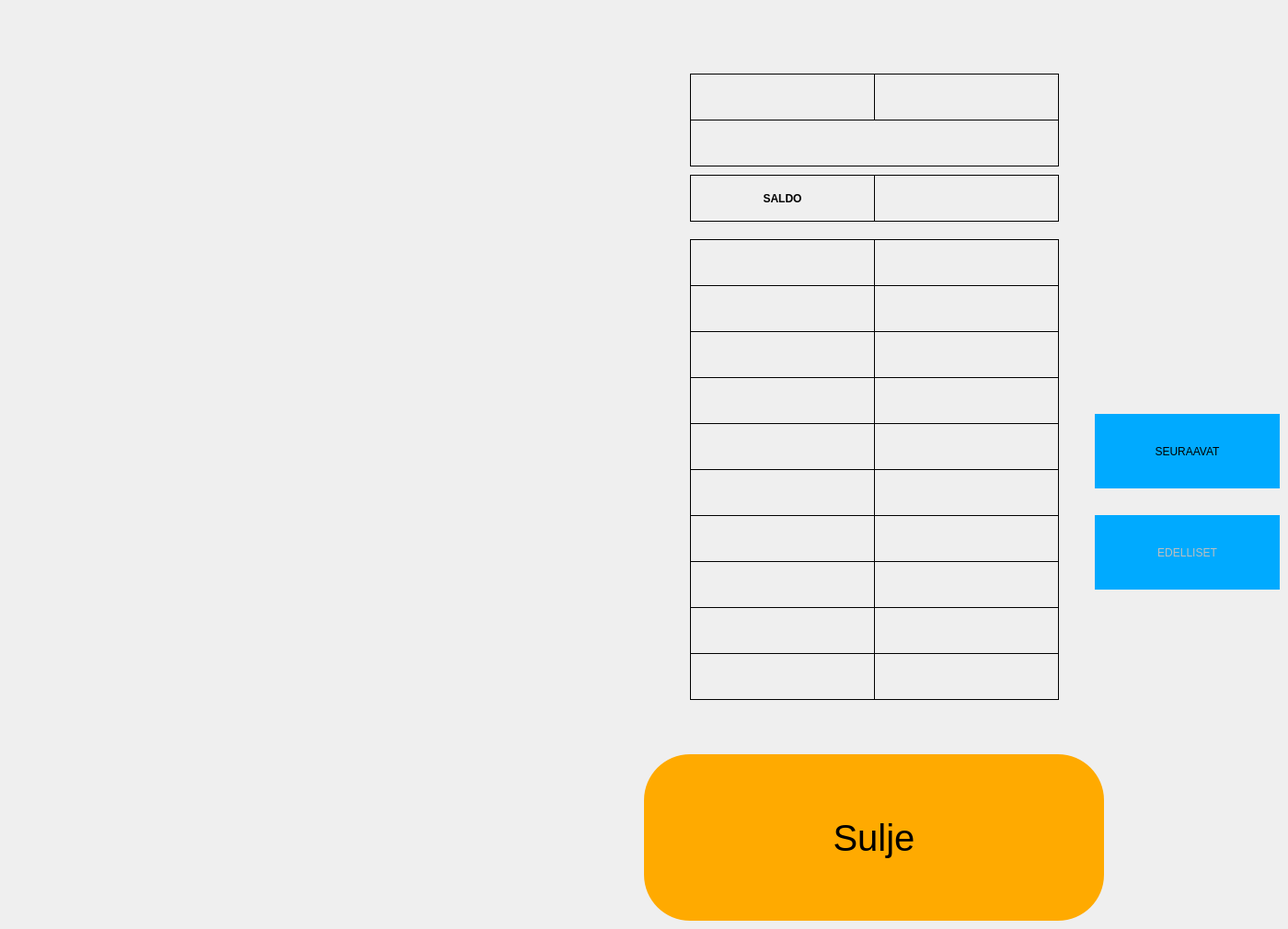
      <widget class="QWidget" name="page_3">
       <widget class="QPushButton" name="pushButtonBack_3">
        <property name="geometry">
         <rect>
          <x>700</x>
          <y>820</y>
          <width>500</width>
          <height>181</height>
         </rect>
        </property>
        <property name="font">
         <font>
          <pointsize>30</pointsize>
         </font>
        </property>
        <property name="styleSheet">
         <string notr="true">background-color:rgb(255, 170, 0);
border-radius: 50px;</string>
        </property>
        <property name="text">
         <string>Sulje</string>
        </property>
       </widget>
       <widget class="QLabel" name="label_omistajanEtunimi">
        <property name="geometry">
         <rect>
          <x>750</x>
          <y>80</y>
          <width>201</width>
          <height>51</height>
         </rect>
        </property>
        <property name="font">
         <font>
          <weight>75</weight>
          <bold>true</bold>
         </font>
        </property>
        <property name="frameShape">
         <enum>QFrame::Box</enum>
        </property>
        <property name="text">
         <string/>
        </property>
       </widget>
       <widget class="QLabel" name="label_omistajanSukunimi">
        <property name="geometry">
         <rect>
          <x>950</x>
          <y>80</y>
          <width>201</width>
          <height>51</height>
         </rect>
        </property>
        <property name="font">
         <font>
          <weight>75</weight>
          <bold>true</bold>
         </font>
        </property>
        <property name="frameShape">
         <enum>QFrame::Box</enum>
        </property>
        <property name="text">
         <string/>
        </property>
       </widget>
       <widget class="QLabel" name="label_1_tilitapahtumaPVM">
        <property name="geometry">
         <rect>
          <x>750</x>
          <y>260</y>
          <width>201</width>
          <height>51</height>
         </rect>
        </property>
        <property name="frameShape">
         <enum>QFrame::Box</enum>
        </property>
        <property name="text">
         <string/>
        </property>
       </widget>
       <widget class="QLabel" name="label_1_tilitapahtuma">
        <property name="geometry">
         <rect>
          <x>950</x>
          <y>260</y>
          <width>201</width>
          <height>51</height>
         </rect>
        </property>
        <property name="frameShape">
         <enum>QFrame::Box</enum>
        </property>
        <property name="text">
         <string/>
        </property>
       </widget>
       <widget class="QLabel" name="label_2_tilitapahtumaPVM">
        <property name="geometry">
         <rect>
          <x>750</x>
          <y>310</y>
          <width>201</width>
          <height>51</height>
         </rect>
        </property>
        <property name="frameShape">
         <enum>QFrame::Box</enum>
        </property>
        <property name="text">
         <string/>
        </property>
       </widget>
       <widget class="QLabel" name="label_2_tilitapahtuma">
        <property name="geometry">
         <rect>
          <x>950</x>
          <y>310</y>
          <width>201</width>
          <height>51</height>
         </rect>
        </property>
        <property name="frameShape">
         <enum>QFrame::Box</enum>
        </property>
        <property name="text">
         <string/>
        </property>
       </widget>
       <widget class="QLabel" name="label_3_tilitapahtumaPVM">
        <property name="geometry">
         <rect>
          <x>750</x>
          <y>360</y>
          <width>201</width>
          <height>51</height>
         </rect>
        </property>
        <property name="frameShape">
         <enum>QFrame::Box</enum>
        </property>
        <property name="text">
         <string/>
        </property>
       </widget>
       <widget class="QLabel" name="label_3_tilitapahtuma">
        <property name="geometry">
         <rect>
          <x>950</x>
          <y>360</y>
          <width>201</width>
          <height>51</height>
         </rect>
        </property>
        <property name="frameShape">
         <enum>QFrame::Box</enum>
        </property>
        <property name="text">
         <string/>
        </property>
       </widget>
       <widget class="QLabel" name="label_4_tilitapahtumaPVM">
        <property name="geometry">
         <rect>
          <x>750</x>
          <y>410</y>
          <width>201</width>
          <height>51</height>
         </rect>
        </property>
        <property name="frameShape">
         <enum>QFrame::Box</enum>
        </property>
        <property name="text">
         <string/>
        </property>
       </widget>
       <widget class="QLabel" name="label_4_tilitapahtuma">
        <property name="geometry">
         <rect>
          <x>950</x>
          <y>410</y>
          <width>201</width>
          <height>51</height>
         </rect>
        </property>
        <property name="frameShape">
         <enum>QFrame::Box</enum>
        </property>
        <property name="text">
         <string/>
        </property>
       </widget>
       <widget class="QLabel" name="label_5_tilitapahtumaPVM">
        <property name="geometry">
         <rect>
          <x>750</x>
          <y>460</y>
          <width>201</width>
          <height>51</height>
         </rect>
        </property>
        <property name="frameShape">
         <enum>QFrame::Box</enum>
        </property>
        <property name="text">
         <string/>
        </property>
       </widget>
       <widget class="QLabel" name="label_5_tilitapahtuma">
        <property name="geometry">
         <rect>
          <x>950</x>
          <y>460</y>
          <width>201</width>
          <height>51</height>
         </rect>
        </property>
        <property name="frameShape">
         <enum>QFrame::Box</enum>
        </property>
        <property name="text">
         <string/>
        </property>
       </widget>
       <widget class="QLabel" name="label_6_tilitapahtumaPVM">
        <property name="geometry">
         <rect>
          <x>750</x>
          <y>510</y>
          <width>201</width>
          <height>51</height>
         </rect>
        </property>
        <property name="frameShape">
         <enum>QFrame::Box</enum>
        </property>
        <property name="text">
         <string/>
        </property>
       </widget>
       <widget class="QLabel" name="label_6_tilitapahtuma">
        <property name="geometry">
         <rect>
          <x>950</x>
          <y>510</y>
          <width>201</width>
          <height>51</height>
         </rect>
        </property>
        <property name="frameShape">
         <enum>QFrame::Box</enum>
        </property>
        <property name="text">
         <string/>
        </property>
       </widget>
       <widget class="QLabel" name="label_7_tilitapahtumaPVM">
        <property name="geometry">
         <rect>
          <x>750</x>
          <y>560</y>
          <width>201</width>
          <height>51</height>
         </rect>
        </property>
        <property name="frameShape">
         <enum>QFrame::Box</enum>
        </property>
        <property name="text">
         <string/>
        </property>
       </widget>
       <widget class="QLabel" name="label_7_tilitapahtuma">
        <property name="geometry">
         <rect>
          <x>950</x>
          <y>560</y>
          <width>201</width>
          <height>51</height>
         </rect>
        </property>
        <property name="frameShape">
         <enum>QFrame::Box</enum>
        </property>
        <property name="text">
         <string/>
        </property>
       </widget>
       <widget class="QLabel" name="label_8_tilitapahtumaPVM">
        <property name="geometry">
         <rect>
          <x>750</x>
          <y>610</y>
          <width>201</width>
          <height>51</height>
         </rect>
        </property>
        <property name="frameShape">
         <enum>QFrame::Box</enum>
        </property>
        <property name="text">
         <string/>
        </property>
       </widget>
       <widget class="QLabel" name="label_8_tilitapahtuma">
        <property name="geometry">
         <rect>
          <x>950</x>
          <y>610</y>
          <width>201</width>
          <height>51</height>
         </rect>
        </property>
        <property name="frameShape">
         <enum>QFrame::Box</enum>
        </property>
        <property name="text">
         <string/>
        </property>
       </widget>
       <widget class="QLabel" name="label_9_tilitapahtumaPVM">
        <property name="geometry">
         <rect>
          <x>750</x>
          <y>660</y>
          <width>201</width>
          <height>51</height>
         </rect>
        </property>
        <property name="frameShape">
         <enum>QFrame::Box</enum>
        </property>
        <property name="text">
         <string/>
        </property>
       </widget>
       <widget class="QLabel" name="label_9_tilitapahtuma">
        <property name="geometry">
         <rect>
          <x>950</x>
          <y>660</y>
          <width>201</width>
          <height>51</height>
         </rect>
        </property>
        <property name="frameShape">
         <enum>QFrame::Box</enum>
        </property>
        <property name="text">
         <string/>
        </property>
       </widget>
       <widget class="QLabel" name="label_10_tilitapahtumaPVM">
        <property name="geometry">
         <rect>
          <x>750</x>
          <y>710</y>
          <width>201</width>
          <height>51</height>
         </rect>
        </property>
        <property name="frameShape">
         <enum>QFrame::Box</enum>
        </property>
        <property name="text">
         <string/>
        </property>
       </widget>
       <widget class="QLabel" name="label_10_tilitapahtuma">
        <property name="geometry">
         <rect>
          <x>950</x>
          <y>710</y>
          <width>201</width>
          <height>51</height>
         </rect>
        </property>
        <property name="frameShape">
         <enum>QFrame::Box</enum>
        </property>
        <property name="text">
         <string/>
        </property>
       </widget>
       <widget class="QPushButton" name="button_history_next">
        <property name="geometry">
         <rect>
          <x>1190</x>
          <y>450</y>
          <width>201</width>
          <height>81</height>
         </rect>
        </property>
        <property name="styleSheet">
         <string notr="true">background-color: rgb(0, 170, 255);
border-radius:50px;</string>
        </property>
        <property name="text">
         <string>SEURAAVAT</string>
        </property>
       </widget>
       <widget class="QPushButton" name="button_history_back">
        <property name="enabled">
         <bool>false</bool>
        </property>
        <property name="geometry">
         <rect>
          <x>1190</x>
          <y>560</y>
          <width>201</width>
          <height>81</height>
         </rect>
        </property>
        <property name="styleSheet">
         <string notr="true">background-color: rgb(0, 170, 255);
border-radius:50px;</string>
        </property>
        <property name="text">
         <string>EDELLISET</string>
        </property>
       </widget>
       <widget class="QLabel" name="label_history_saldo">
        <property name="geometry">
         <rect>
          <x>950</x>
          <y>190</y>
          <width>201</width>
          <height>51</height>
         </rect>
        </property>
        <property name="font">
         <font>
          <weight>75</weight>
          <bold>true</bold>
         </font>
        </property>
        <property name="frameShape">
         <enum>QFrame::Box</enum>
        </property>
        <property name="text">
         <string/>
        </property>
        <property name="alignment">
         <set>Qt::AlignCenter</set>
        </property>
       </widget>
       <widget class="QLabel" name="label_history_saldo_2">
        <property name="geometry">
         <rect>
          <x>750</x>
          <y>190</y>
          <width>201</width>
          <height>51</height>
         </rect>
        </property>
        <property name="font">
         <font>
          <weight>75</weight>
          <bold>true</bold>
         </font>
        </property>
        <property name="frameShape">
         <enum>QFrame::Box</enum>
        </property>
        <property name="text">
         <string>SALDO</string>
        </property>
        <property name="alignment">
         <set>Qt::AlignCenter</set>
        </property>
       </widget>
       <widget class="QLabel" name="label_omistajan_osoite">
        <property name="geometry">
         <rect>
          <x>750</x>
          <y>130</y>
          <width>401</width>
          <height>51</height>
         </rect>
        </property>
        <property name="font">
         <font>
          <weight>75</weight>
          <bold>true</bold>
         </font>
        </property>
        <property name="frameShape">
         <enum>QFrame::Box</enum>
        </property>
        <property name="text">
         <string/>
        </property>
       </widget>
      </widget>
